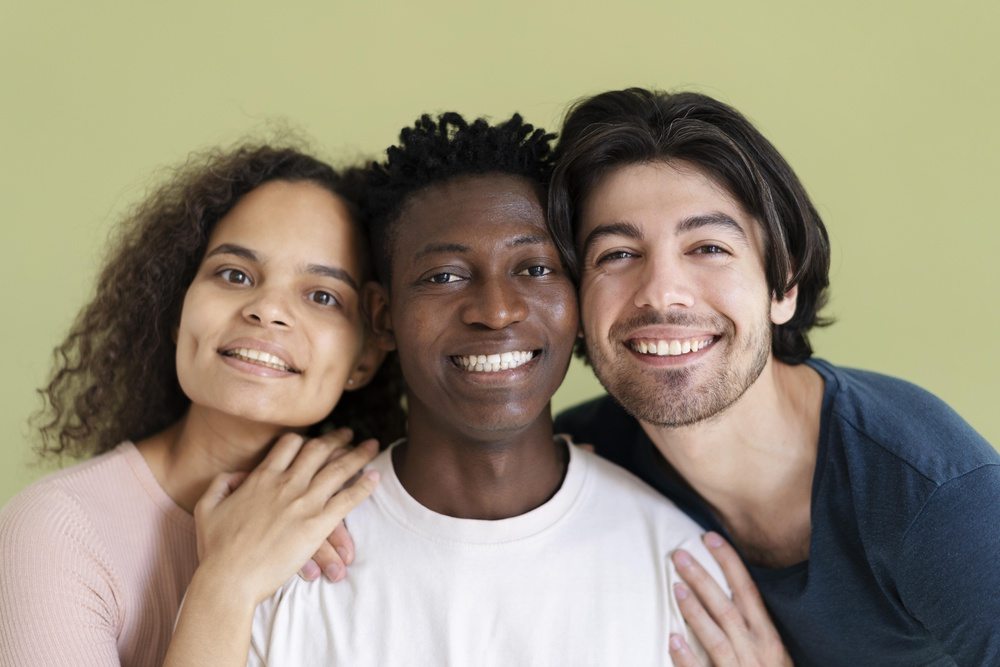
#> input picture close-up-people-getting-stronger-together.jpg, 1000 x 667 px, shrunk from 8000 x 5333 before the run; its folder holds only this picture in this run
$ python faceDetection.py
#> lines starting #> are read from the running program, lines starting #| are printed output that depends on the picture
import cv2
from matplotlib import pyplot as plt
import glob

COLOR_FACE = (255, 0, 255)  # Farbe für Rahmen ums Gesicht

image_files = glob.glob("*.jpg")  # Alle jpg-Dateien im aktuellen Verzeichnis in Liste speichern

# Für jedes Bild Gesichtserkennung machen
for file in image_files:
    img_bgr = cv2.imread(file, cv2.IMREAD_COLOR)  # Die Bilddatei farbig einlesen
#> img_bgr is the input picture: shape (667, 1000, 3); mean B, G, R 120.7, 140.6, 150.4
    b, g, r = cv2.split(img_bgr)  # Die Farbwerte auslesen (cv2 erstellt BGR-Bild)
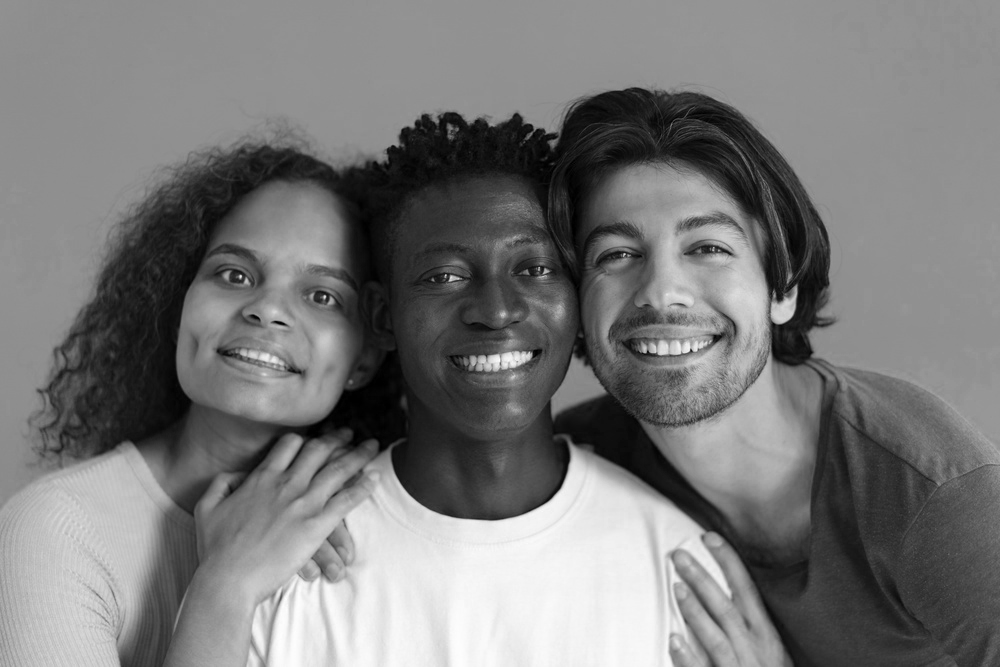
#> b: shape (667, 1000); min 0, max 255, mean 120.7
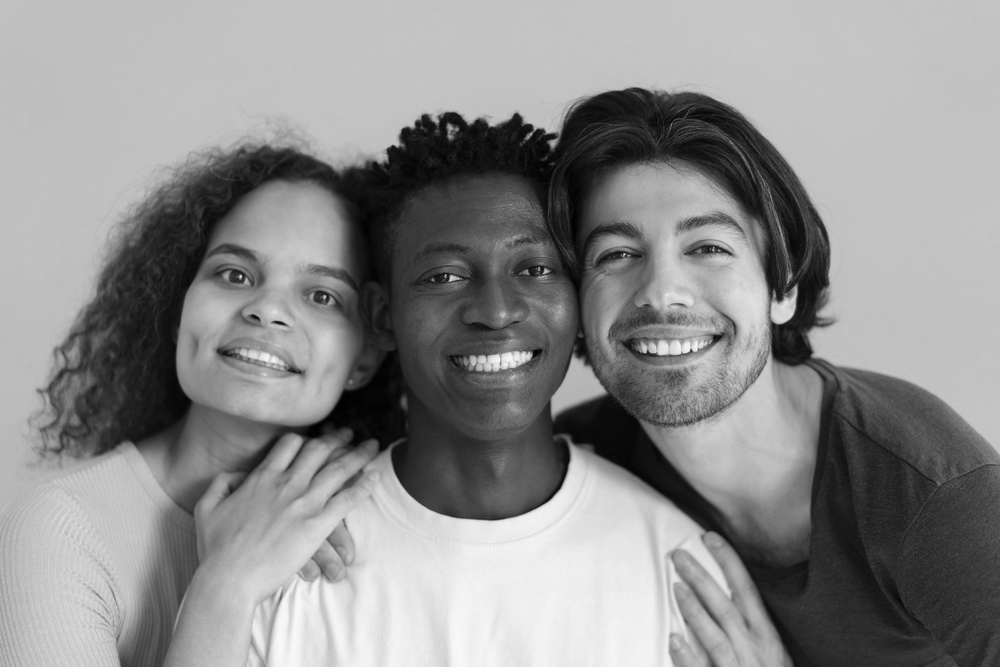
#> g: shape (667, 1000); min 0, max 252, mean 140.6
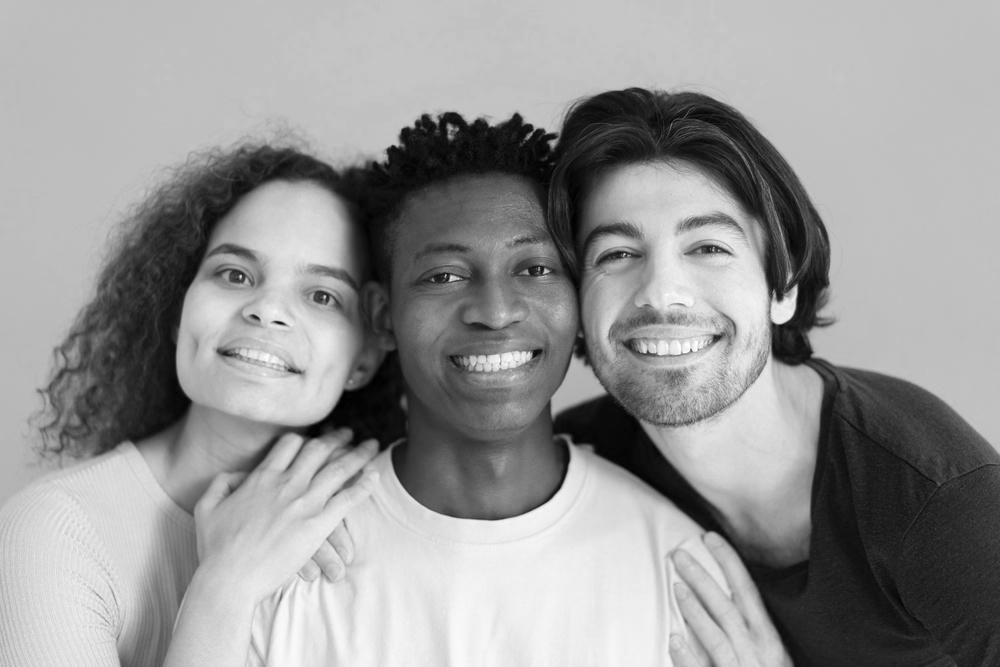
#> r: shape (667, 1000); min 0, max 255, mean 150.4
    img_rgb = cv2.merge([r, g, b])  # Aus den BGR-Farbwerten ein RGB-Bild machen
    img_gray = cv2.cvtColor(img_bgr, cv2.COLOR_BGR2GRAY)  # Ein Graustufenbild für die Erkennung machen

    # Gesichts-Klassifikatoren aus Datei laden
    face_cascade = cv2.CascadeClassifier(cv2.data.haarcascades + "haarcascade_frontalface_default.xml")

    # Eigentliche Gesichtserkennung ausführen
    faces = face_cascade.detectMultiScale(img_gray, scaleFactor=1.2, minNeighbors=5)
#> faces = [[382, 191, 212, 212], [552, 166, 224, 224], [161, 199, 226, 226]]

    print("Anzahl erkannte Gesichter:", len(faces))  # Anzahl erkannte Gesichter ausgeben
#| Anzahl erkannte Gesichter: 3

    # Erkannte Gesichter durchgehen.
    # Die erkannten Gesichter werden durch ein umrahmendes Rechteck gegeben:
    # (x, y, w, h) stellen Koordinaten, Breite und Höhe des Rechtecks dar
    for (x, y, w, h) in faces:
        # das Gesicht durch ein farbiges Rechteck im Bild markieren
        cv2.rectangle(img_rgb, (x, y), (x + w, y + h), COLOR_FACE, 5)
#> this loop made 3 passes
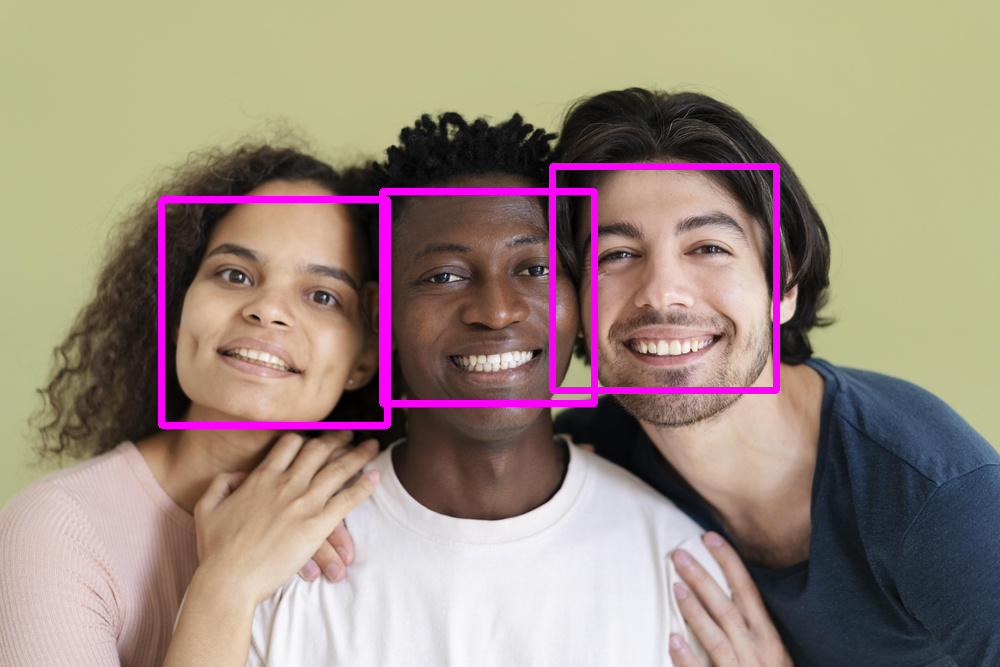
#> img_rgb: shape (667, 1000, 3); mean R, G, B 155, 138.9, 126

    plt.axis('off')  # Diagramm-Achsen ausblenden
    plt.imshow(img_rgb)  # Dem Diagramm das Bild hinzufügen
    plt.title(file)  # Titel des Diagramms setzen
    plt.show()  # Diagramm anzeigen

exit()
#> (the program exits here)
